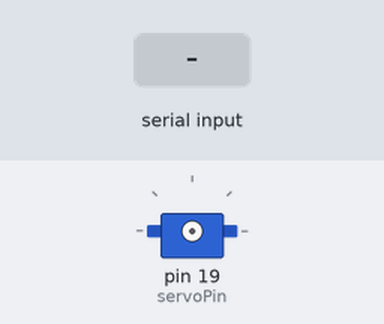
This sketch was run on a simulated Arduino Uno, built with avr-gcc and run on an emulated ATmega328P. Parts: servo. Wiring (inferred from the names in the program): servo: signal pin 19. Inputs (shaded band) come from the test bench. Servo pulses on a pin are drawn as a servo (544–2400 µs = 0–180°); what the sketch prints to the serial monitor is not drawn.

Above: at 1.2 s.
1.3 s: "90,45\n" received over Serial
At 1.7 s:
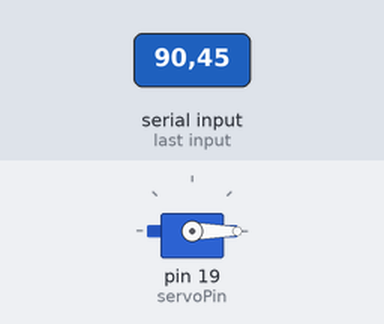
2.8 s: "30,150\n" received over Serial
At 3.34 s:
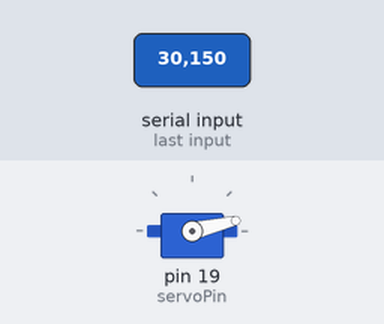
Timing chart, 0 to 7.2 s (numbered marks = the images above; inputs shaded):
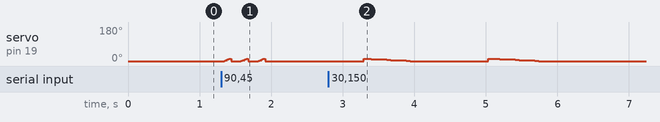

Measured:
- after the input at 1.3 s, servo on pin 19 (servoPin): 0° → 2° at once, then repeats every 0.24 s: 5° 0.03 s, 9° 0.02 s, 12° 0.03 s, 0° 0.14 s, 2° 0.02 s, until it stays 0° from 1.9 s
- after the input at 2.8 s, servo on pin 19 (servoPin): ramps from 13° to 0° and jumps back, once every 1.7 s

The sketch:

Smooth-servo-movement.ino
```cpp
const int servoPin = 19;
int angle=90;
int current=0;
void setup() {
Serial.begin(115200);
  pinMode(servoPin, OUTPUT);
  Serial.println("Enter angle");
}

void loop() {

  if(Serial.available()>0)
  {
     String input = Serial.readStringUntil('\n');
     input.trim();

  if(input.length()>0)
  angle=input.toInt();
if(current<angle){
  for(int i=current;i<angle;i++)
  {
    int time=500+(2000*i)/180;
    holdServoMicroseconds(time,40);
  }
}
else
{
  for(int i=current;i>=angle;i--)
  {
    int time=500+(2000*i)/180;
    holdServoMicroseconds(time,300);
  }
}
  current=angle;
  }
}

void holdServoMicroseconds(int highTime,int delay) {
  int cycles=delay/20;
  for(int i=0;i<cycles;i++)
  {
    digitalWrite(servoPin, HIGH);
    delayMicroseconds(highTime);

    digitalWrite(servoPin, LOW);
    delayMicroseconds(20000 - highTime);
  }
}
```
